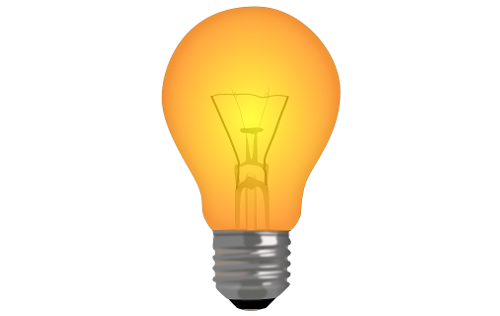
#> input picture lampada.png, 500 x 316 px
$ python modificando_pixels.py
#> lines starting #> are read from the running program, lines starting #| are printed output that depends on the picture
import cv2
imagem = cv2.imread('lampada.png')
#> imagem is the input picture: shape (316, 500, 3); mean B, G, R 213, 237.4, 249.5
cv2.imshow("Imagem original", imagem)

# Percorre toda a altura a cada 10 pixels
for y in range(0, imagem.shape[0], 10):
	# Percorre toda a largura a cada 10 pixels
	for x in range(0, imagem.shape[1], 10):
		# Na minha imagem, a cada 10 pixels, utiliza do pixel atual + 5 pixels para modificar a cor deles, assim, desenhando um quadrado mas permitindo que a imagem ainda possa ser vista
		imagem[y:y+5, x: x+5] = (0,255,4)
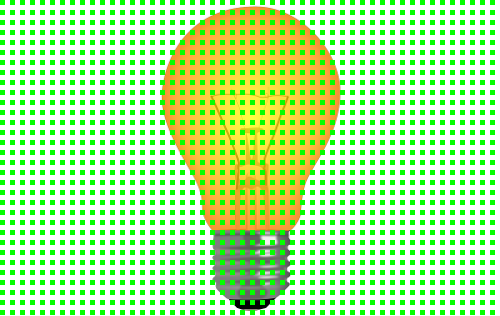
#> imagem: shape (316, 500, 3); mean B, G, R 158.8, 241.7, 187.3
cv2.imshow("Imagem modificada", imagem)

cv2.waitKey()
